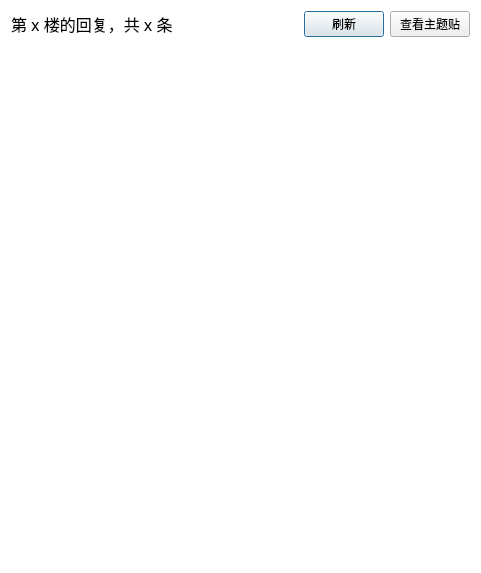
<?xml version="1.0" encoding="UTF-8"?>
<ui version="4.0">
 <class>Dialog</class>
 <widget class="QDialog" name="Dialog">
  <property name="geometry">
   <rect>
    <x>0</x>
    <y>0</y>
    <width>481</width>
    <height>573</height>
   </rect>
  </property>
  <property name="windowTitle">
   <string>楼中楼回复</string>
  </property>
  <property name="styleSheet">
   <string notr="true">QWidget{font-family: &quot;微软雅黑&quot;;}
QDialog{background-color: rgb(255, 255, 255);}
</string>
  </property>
  <layout class="QGridLayout" name="gridLayout" rowstretch="0,0,0" columnstretch="0,0,0,0">
   <item row="1" column="2">
    <widget class="QPushButton" name="pushButton_2">
     <property name="text">
      <string>刷新</string>
     </property>
    </widget>
   </item>
   <item row="1" column="1">
    <spacer name="horizontalSpacer">
     <property name="orientation">
      <enum>Qt::Horizontal</enum>
     </property>
     <property name="sizeHint" stdset="0">
      <size>
       <width>40</width>
       <height>20</height>
      </size>
     </property>
    </spacer>
   </item>
   <item row="1" column="0">
    <widget class="QLabel" name="label">
     <property name="font">
      <font>
       <family>微软雅黑</family>
       <pointsize>12</pointsize>
      </font>
     </property>
     <property name="text">
      <string>第 x 楼的回复，共 x 条</string>
     </property>
    </widget>
   </item>
   <item row="1" column="3">
    <widget class="QPushButton" name="pushButton">
     <property name="text">
      <string>查看主题贴</string>
     </property>
    </widget>
   </item>
   <item row="2" column="0" colspan="4">
    <widget class="QListWidget" name="listWidget">
     <property name="frameShape">
      <enum>QFrame::NoFrame</enum>
     </property>
     <property name="sizeAdjustPolicy">
      <enum>QAbstractScrollArea::AdjustToContents</enum>
     </property>
     <property name="verticalScrollMode">
      <enum>QAbstractItemView::ScrollPerPixel</enum>
     </property>
     <property name="horizontalScrollMode">
      <enum>QAbstractItemView::ScrollPerPixel</enum>
     </property>
     <property name="resizeMode">
      <enum>QListView::Adjust</enum>
     </property>
     <property name="wordWrap">
      <bool>true</bool>
     </property>
    </widget>
   </item>
  </layout>
 </widget>
 <resources/>
 <connections/>
</ui>
